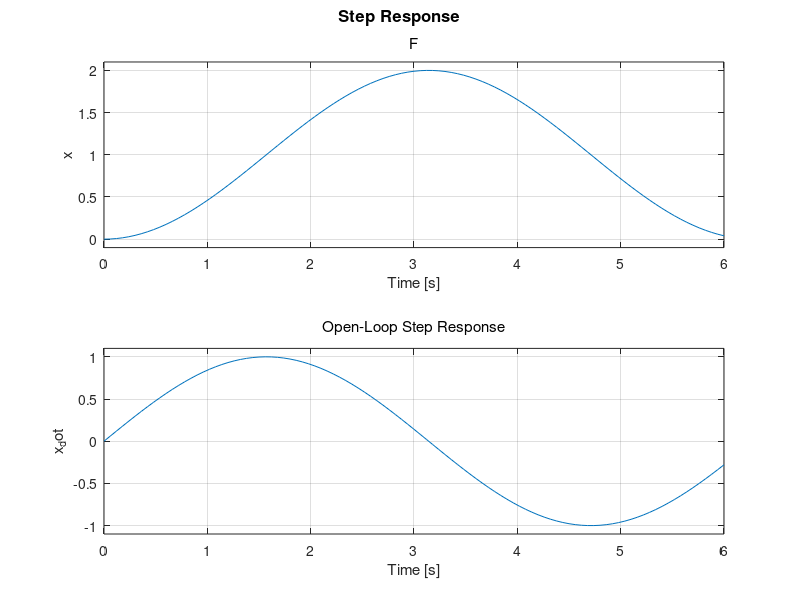

Recreate this plot in MATLAB. (Note: this script raises an error after producing the figure.)
% State space for simple second-order spring-mass equation
k = 1;
m = 1;

A = [0 1; -k/m 0];
B = [0; 1/m];
C = eye(2);
D = 0;

states = {'x' 'x_dot'};
inputs = {'F'};
outputs = {'x'; 'x_dot'};
sys_ss = ss(A,B,C,D,...
    'statename',states,...
    'inputname',inputs,...
    'outputname',outputs);
figure;
step(sys_ss);
title('Open-Loop Step Response');

% Controller using LQR
Q = C'*C;
Q(1,1) = 10;
R = 0.01;
K = lqr(A,B,Q,R);

% Correct position error
Cn = [1 0];
sys_nbar = ss(A,B,Cn,0);
Nbar = rscale(sys_nbar,K);

Ac = [(A-B*K)];
Bc = [B*Nbar];
Cc = [C];
Dc = [D];

sys_cl = ss(Ac,Bc,Cc,Dc,...
    'statename',states,...
    'inputname',inputs,...
    'outputname',outputs);
figure;
step(sys_cl);
title('Closed-Loop Step Response with LQR controller');

% Use a PID controller
Kp = 100;
Ki = 200;
Kd = 20;

% We need to have SISO, so redefine C to only give us x out
C_siso = [1 0];
outputs_siso = {'x'};
sys_ss_siso = ss(A,B,C_siso,D,...
    'statename',states,...
    'inputname',inputs,...
    'outputname',outputs_siso);
sys_tf = tf(sys_ss_siso);

pid_controller = pid(Kp,Ki,Kd);
sys_cl_pid = feedback(pid_controller*sys_tf,1);
figure;
step(sys_cl_pid);
title('Closed-Loop Step Response with PID controller');

% Now let's use our new PID in SS form controller
%
% Note: We're using C_siso since with a PID controller you only have one
% output.
Kg = inv(1 + Kd*C_siso*B);

% Check to verify that the issue isn't in removing u from the state space
% equations. It's not. This basically is the same as when using lsim.
%
% To check transfer function in sage:
%    factor(matrix([1,0,0])*~(matrix([[s,0,0],[0,s,0],[0,0,s]])-
%      matrix([[0,1,0],[-101,-20,-200],[1,0,0]]))*matrix([[0],[100],[-1]]))
%
% Compare:
%    feedback(pid(Kp,Ki,Kd)*sys_tf,1)
%    tf(sys_ss_pid)
if false
    % The open-loop A, B, C, and D
    Apid_ol = [A zeros(size(A,1),1); C_siso zeros(1,1)];
    Bpid_ol = [B zeros(size(B,1),1); 0 -1];
    Cpid_ol = [C_siso 0; C_siso 0; zeros(1,size(C,2)) 1; Kg*C_siso*A 0];
    Dpid_ol = [0 0; 0 -1; 0 0; 0 0];

    % Discretize to have our own lsim-like simulation
    f = 100;
    T = 1/f;
    sys_d = c2d(ss(Apid_ol,Bpid_ol,Cpid_ol,Dpid_ol), T, 'zoh');

    N = 4*f;
    state = zeros(size(C_siso,2)+1, 2);
    output = zeros(N, size(Dpid_ol,1));

    % Constant set point
    s = 0.2;
    input = zeros(N,2);

    for i = 2:N
        input(i,:) = [-[0 Kp Ki Kd]*output(i-1,:)'; s]';
        state(:,1) = sys_d.a*state(:,2) + sys_d.b*input(i,:)';
        output(i,:) = sys_d.c*state(:,2) + sys_d.d*input(i,:)';
        state(:,2) = state(:,1);
    end

    t = 0:T:(size(output,1)-1)/f;
    figure;
    plot(t,output(:,1));
    ylabel('x');
    title('PID in SS - without lsim');
end

Apid = [A-B*(Kp*C_siso+Kd*Kg*C_siso*A) -B*Ki; C_siso 0];
Bpid = [B*Kp; -1];
Cpid = [C_siso 0];
Dpid = 0;

states_pid = {'x' 'x_dot' 'z'};
inputs_pid = {'s'};
sys_ss_pid = ss(Apid,Bpid,Cpid,Dpid,...
    'statename',states_pid,...
    'inputname',inputs_pid,...
    'outputname',outputs_siso);
figure;
step(sys_ss_pid);
title('Closed-Loop Step Response with PID controller in SS form');

% These should be the same
feedback(pid(Kp,Ki,Kd)*sys_tf,1)
tf(sys_ss_pid)

% Just use a PI controller, which does look the same
Kp = 5;
Ki = 10;
Kd = 0;

pid_controller = pid(Kp,Ki,Kd);
sys_cl_pid = feedback(pid_controller*sys_tf,1);
figure;
step(sys_cl_pid);
title('Closed-Loop Step Response with PI controller');

Kg = inv(1 + Kd*C_siso*B);
Api = [A-B*(Kp*C_siso+Kd*Kg*C_siso*A) -B*Ki; C_siso 0];
Bpi = [B*Kp; -1];
Cpi = [C_siso 0];
Dpi = 0;

sys_ss_pi = ss(Api,Bpi,Cpi,Dpi,...
    'statename',states_pid,...
    'inputname',inputs_pid,...
    'outputname',outputs_siso);
figure;
step(sys_ss_pi);
title('Closed-Loop Step Response with PI controller in SS form');
